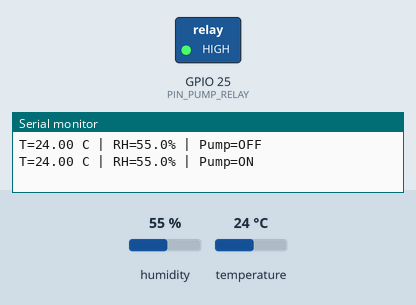
Bench run of a sketch on a simulated ESP32. Shown: switched loads named in the sketch (green lamp = pin HIGH), the last lines printed to the serial monitor. The test bench sets the inputs (shaded band); at power-on: humidity 55 %, temperature 24 °C.

Above: at 2.8 s.
2.9 s: humidity set to 88 %
5.6 s: humidity set to 91 %
At 7.0 s:
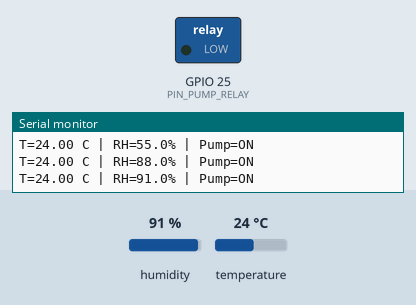
8.3 s: humidity set to 86 %
11.4 s: humidity set to 83 %
At 13.7 s:
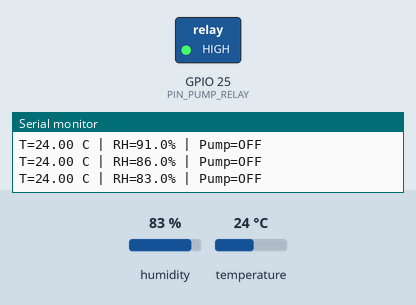
Timing chart, 0 to 15.1 s (numbered marks = the images above; inputs shaded):
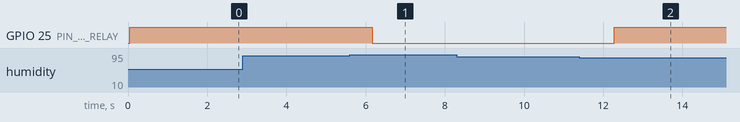

The sketch:

esp32_humid_controller.ino
```cpp
// CoSE Mycoponic MVP — ESP32 Humidity & Air Pump Controller
// Reads an SHT31/SHT30 I2C temp/humidity sensor hung through the 10 mm
// lid port (120 deg) and regulates the external air pump via GPIO 25.

#include <Wire.h>
#include "Adafruit_SHT31.h"

static constexpr uint8_t PIN_SDA = 21;
static constexpr uint8_t PIN_SCL = 22;
static constexpr uint8_t PIN_PUMP_RELAY = 25;

static constexpr float RH_TARGET_LOW  = 85.0f;  // Turn pump ON below 85% RH
static constexpr float RH_TARGET_HIGH = 90.0f;  // Turn pump OFF at/above 90% RH
static constexpr unsigned long SAMPLE_MS = 2000;
static constexpr unsigned long MAX_PUMP_ON_MS = 120000; // 2 min safety cap

Adafruit_SHT31 sht31 = Adafruit_SHT31();
bool pumpOn = false;
unsigned long pumpStartMs = 0;

void setPump(bool on) {
  pumpOn = on;
  digitalWrite(PIN_PUMP_RELAY, on ? HIGH : LOW);
  if (on) pumpStartMs = millis();
}

void setup() {
  Serial.begin(115200);
  pinMode(PIN_PUMP_RELAY, OUTPUT);
  setPump(false);
  Wire.begin(PIN_SDA, PIN_SCL);
  if (!sht31.begin(0x44)) {
    Serial.println("ERROR: SHT31/SHT30 not found at 0x44");
  }
}

void loop() {
  float t = sht31.readTemperature();
  float rh = sht31.readHumidity();

  if (isnan(t) || isnan(rh)) {
    Serial.println("WARN: Sensor read failed — pump OFF");
    setPump(false);
  } else {
    Serial.printf("T=%.2f C | RH=%.1f%% | Pump=%s\n", t, rh, pumpOn ? "ON" : "OFF");
    if (!pumpOn && rh < RH_TARGET_LOW) {
      setPump(true);
    } else if (pumpOn && (rh >= RH_TARGET_HIGH || (millis() - pumpStartMs > MAX_PUMP_ON_MS))) {
      setPump(false);
    }
  }
  delay(SAMPLE_MS);
}
```

Measured:
- the behaviour switches between 89 and 90 % on humidity (found by bisection; images 0 and 1)
- the behaviour switches between 85 and 84 % on humidity (found by bisection; images 1 and 2)
- after the input at 5.6 s, GPIO 25 (PIN_PUMP_RELAY): HIGH → LOW after 0.56 s
- after the input at 11.4 s, GPIO 25 (PIN_PUMP_RELAY): LOW → HIGH after 0.88 s
